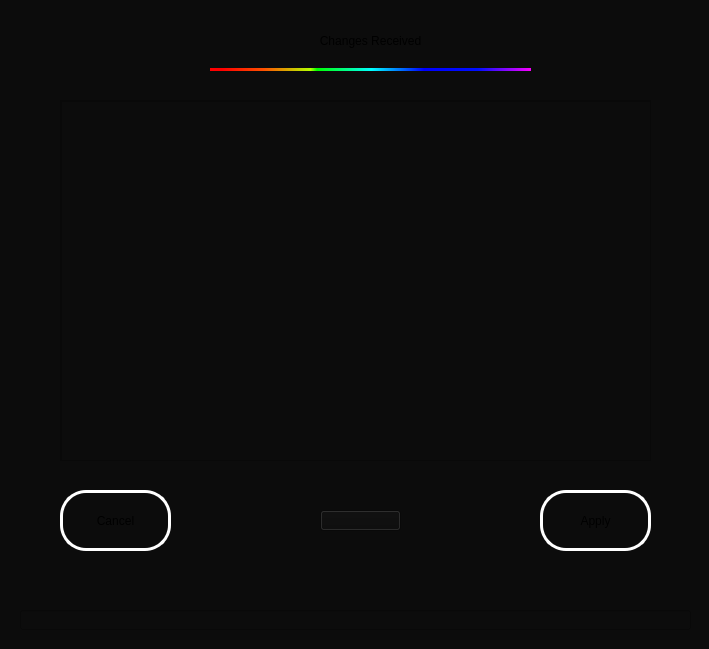
<?xml version="1.0" encoding="UTF-8"?>
<ui version="4.0">
 <class>MainWindow</class>
 <widget class="QMainWindow" name="MainWindow">
  <property name="geometry">
   <rect>
    <x>0</x>
    <y>0</y>
    <width>709</width>
    <height>649</height>
   </rect>
  </property>
  <property name="windowTitle">
   <string>MainWindow</string>
  </property>
  <property name="windowIcon">
   <iconset>
    <normaloff>img-removebg-preview.png</normaloff>img-removebg-preview.png</iconset>
  </property>
  <property name="styleSheet">
   <string notr="true">background-color: rgb(12, 12, 12);
</string>
  </property>
  <widget class="QWidget" name="centralwidget">
   <widget class="QScrollArea" name="scrollArea">
    <property name="geometry">
     <rect>
      <x>60</x>
      <y>100</y>
      <width>591</width>
      <height>361</height>
     </rect>
    </property>
    <property name="widgetResizable">
     <bool>true</bool>
    </property>
    <widget class="QWidget" name="scrollAreaWidgetContents">
     <property name="geometry">
      <rect>
       <x>0</x>
       <y>0</y>
       <width>587</width>
       <height>357</height>
      </rect>
     </property>
     <widget class="QListWidget" name="listWidget">
      <property name="geometry">
       <rect>
        <x>0</x>
        <y>0</y>
        <width>591</width>
        <height>361</height>
       </rect>
      </property>
      <property name="styleSheet">
       <string notr="true">font: 75 18pt &quot;Quicksand&quot;;
font:white;</string>
      </property>
     </widget>
    </widget>
   </widget>
   <widget class="QLabel" name="label">
    <property name="geometry">
     <rect>
      <x>210</x>
      <y>10</y>
      <width>321</width>
      <height>61</height>
     </rect>
    </property>
    <property name="styleSheet">
     <string notr="true">font: 75 24pt &quot;Quicksand&quot;;
border-bottom:3px solid qlineargradient(spread:reflect, x1:0, y1:0, x2:1, y2:0, stop:0.0379147 rgba(255, 0, 0, 255), stop:0.166 rgba(255, 80, 0, 255), stop:0.312796 rgba(181, 255, 0, 255), stop:0.333 rgba(0, 255, 0, 255), stop:0.50237 rgba(0, 255, 255, 255), stop:0.666 rgba(0, 0, 255, 255), stop:0.833 rgba(0, 15, 255, 255), stop:1 rgba(252, 0, 255, 255));
font:white;</string>
    </property>
    <property name="text">
     <string>Changes Received</string>
    </property>
    <property name="alignment">
     <set>Qt::AlignCenter</set>
    </property>
   </widget>
   <widget class="QPushButton" name="pushButton">
    <property name="geometry">
     <rect>
      <x>60</x>
      <y>490</y>
      <width>111</width>
      <height>61</height>
     </rect>
    </property>
    <property name="styleSheet">
     <string notr="true">font: 75 20pt &quot;Quicksand&quot;;
border-radius:26px;
border:3px solid white;
font:white;</string>
    </property>
    <property name="text">
     <string>Cancel</string>
    </property>
   </widget>
   <widget class="QPushButton" name="pushButton_2">
    <property name="geometry">
     <rect>
      <x>540</x>
      <y>490</y>
      <width>111</width>
      <height>61</height>
     </rect>
    </property>
    <property name="styleSheet">
     <string notr="true">font: 75 20pt &quot;Quicksand&quot;;
border-radius:26px;
border:3px solid white;
font:white;</string>
    </property>
    <property name="text">
     <string>Apply</string>
    </property>
   </widget>
   <widget class="QPushButton" name="pushButton_3">
    <property name="geometry">
     <rect>
      <x>320</x>
      <y>510</y>
      <width>81</width>
      <height>21</height>
     </rect>
    </property>
    <property name="text">
     <string/>
    </property>
    <property name="icon">
     <iconset>
      <normaloff>images/minus.png</normaloff>images/minus.png</iconset>
    </property>
    <property name="iconSize">
     <size>
      <width>120</width>
      <height>120</height>
     </size>
    </property>
   </widget>
   <widget class="QLabel" name="label_4">
    <property name="geometry">
     <rect>
      <x>30</x>
      <y>570</y>
      <width>641</width>
      <height>21</height>
     </rect>
    </property>
    <property name="styleSheet">
     <string notr="true">font: 75 14pt &quot;Quicksand&quot;;</string>
    </property>
    <property name="text">
     <string/>
    </property>
    <property name="alignment">
     <set>Qt::AlignCenter</set>
    </property>
   </widget>
   <widget class="QProgressBar" name="progressBar">
    <property name="geometry">
     <rect>
      <x>20</x>
      <y>610</y>
      <width>671</width>
      <height>20</height>
     </rect>
    </property>
    <property name="styleSheet">
     <string notr="true">QProgressBar{
	border-radius:0pxl;     
     background-color: rgb(12, 12, 12);
}
 QProgressBar::chunk {
	background-color: qlineargradient(spread:reflect, x1:0, y1:0, x2:1, y2:0, stop:0.0379147 rgba(255, 0, 0, 255), stop:0.166 rgba(255, 80, 0, 255), stop:0.312796 rgba(181, 255, 0, 255), stop:0.333 rgba(0, 255, 0, 255), stop:0.50237 rgba(0, 255, 255, 255), stop:0.666 rgba(0, 0, 255, 255), stop:0.833 rgba(0, 15, 255, 255), stop:1 rgba(252, 0, 255, 255));
border-raduis:0px;
 }</string>
    </property>
    <property name="value">
     <number>0</number>
    </property>
    <property name="alignment">
     <set>Qt::AlignCenter</set>
    </property>
    <property name="textVisible">
     <bool>false</bool>
    </property>
    <property name="format">
     <string notr="true"/>
    </property>
   </widget>
  </widget>
 </widget>
 <resources/>
 <connections/>
</ui>
